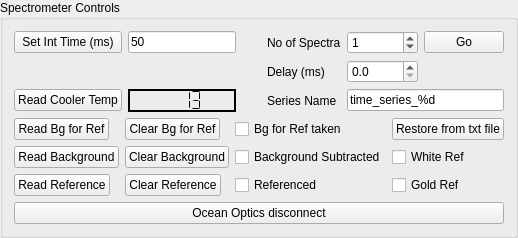
      <widget class="QGroupBox" name="Spectrometer_Group">
       <property name="sizePolicy">
        <sizepolicy hsizetype="Preferred" vsizetype="Fixed">
         <horstretch>0</horstretch>
         <verstretch>0</verstretch>
        </sizepolicy>
       </property>
       <property name="minimumSize">
        <size>
         <width>0</width>
         <height>200</height>
        </size>
       </property>
       <property name="maximumSize">
        <size>
         <width>500</width>
         <height>16777215</height>
        </size>
       </property>
       <property name="title">
        <string>Spectrometer Controls</string>
       </property>
       <layout class="QVBoxLayout" name="verticalLayout_2">
        <item>
         <layout class="QGridLayout" name="gridLayout_2">
          <item row="2" column="3">
           <widget class="QLabel" name="label_4">
            <property name="text">
             <string>Series Name</string>
            </property>
           </widget>
          </item>
          <item row="1" column="3">
           <widget class="QLabel" name="label_3">
            <property name="text">
             <string>Delay (ms)</string>
            </property>
           </widget>
          </item>
          <item row="2" column="4" colspan="2">
           <widget class="QLineEdit" name="time_series_name_lineEdit">
            <property name="text">
             <string>time_series_%d</string>
            </property>
           </widget>
          </item>
          <item row="0" column="5">
           <widget class="QPushButton" name="time_series_pushButton">
            <property name="text">
             <string>Go</string>
            </property>
           </widget>
          </item>
          <item row="1" column="4">
           <widget class="QDoubleSpinBox" name="time_delay_SpinBox">
            <property name="decimals">
             <number>1</number>
            </property>
            <property name="maximum">
             <double>10000.000000000000000</double>
            </property>
           </widget>
          </item>
          <item row="0" column="1">
           <widget class="QLineEdit" name="set_integration_time_LineEdit">
            <property name="sizePolicy">
             <sizepolicy hsizetype="Fixed" vsizetype="Fixed">
              <horstretch>0</horstretch>
              <verstretch>0</verstretch>
             </sizepolicy>
            </property>
            <property name="text">
             <string>50</string>
            </property>
           </widget>
          </item>
          <item row="0" column="0">
           <widget class="QPushButton" name="set_integration_time_push_button">
            <property name="text">
             <string>Set Int Time (ms)</string>
            </property>
           </widget>
          </item>
          <item row="2" column="1">
           <widget class="QLCDNumber" name="tec_temperature_lcdNumber">
            <property name="font">
             <font>
              <underline>false</underline>
              <strikeout>false</strikeout>
             </font>
            </property>
            <property name="frameShape">
             <enum>QFrame::WinPanel</enum>
            </property>
            <property name="frameShadow">
             <enum>QFrame::Plain</enum>
            </property>
            <property name="smallDecimalPoint">
             <bool>false</bool>
            </property>
            <property name="digitCount">
             <number>4</number>
            </property>
            <property name="segmentStyle">
             <enum>QLCDNumber::Flat</enum>
            </property>
            <property name="value" stdset="0">
             <double>13.000000000000000</double>
            </property>
            <property name="intValue" stdset="0">
             <number>13</number>
            </property>
           </widget>
          </item>
          <item row="2" column="0">
           <widget class="QPushButton" name="read_tec_temperature_pushButton">
            <property name="sizePolicy">
             <sizepolicy hsizetype="Fixed" vsizetype="Fixed">
              <horstretch>0</horstretch>
              <verstretch>0</verstretch>
             </sizepolicy>
            </property>
            <property name="text">
             <string>Read Cooler Temp</string>
            </property>
           </widget>
          </item>
          <item row="0" column="3">
           <widget class="QLabel" name="label_2">
            <property name="text">
             <string>No of Spectra</string>
            </property>
           </widget>
          </item>
          <item row="0" column="4">
           <widget class="QSpinBox" name="num_spectra_spinBox">
            <property name="maximum">
             <number>1000</number>
            </property>
            <property name="value">
             <number>1</number>
            </property>
           </widget>
          </item>
          <item row="1" column="2">
           <widget class="QLabel" name="label_9">
            <property name="text">
             <string/>
            </property>
           </widget>
          </item>
         </layout>
        </item>
        <item>
         <layout class="QGridLayout" name="gridLayout_4">
          <item row="0" column="0">
           <widget class="QPushButton" name="read_bkg_for_ref_button">
            <property name="sizePolicy">
             <sizepolicy hsizetype="Fixed" vsizetype="Fixed">
              <horstretch>0</horstretch>
              <verstretch>0</verstretch>
             </sizepolicy>
            </property>
            <property name="text">
             <string>Read Bg for Ref</string>
            </property>
           </widget>
          </item>
          <item row="1" column="1">
           <widget class="QPushButton" name="clear_bkg_button">
            <property name="sizePolicy">
             <sizepolicy hsizetype="Fixed" vsizetype="Fixed">
              <horstretch>0</horstretch>
              <verstretch>0</verstretch>
             </sizepolicy>
            </property>
            <property name="text">
             <string>Clear Background</string>
            </property>
           </widget>
          </item>
          <item row="1" column="0">
           <widget class="QPushButton" name="read_bkg_button">
            <property name="sizePolicy">
             <sizepolicy hsizetype="Fixed" vsizetype="Fixed">
              <horstretch>0</horstretch>
              <verstretch>0</verstretch>
             </sizepolicy>
            </property>
            <property name="text">
             <string>Read Background</string>
            </property>
           </widget>
          </item>
          <item row="2" column="1">
           <widget class="QPushButton" name="clear_ref_button">
            <property name="sizePolicy">
             <sizepolicy hsizetype="Fixed" vsizetype="Fixed">
              <horstretch>0</horstretch>
              <verstretch>0</verstretch>
             </sizepolicy>
            </property>
            <property name="text">
             <string>Clear Reference</string>
            </property>
           </widget>
          </item>
          <item row="2" column="0">
           <widget class="QPushButton" name="read_ref_button">
            <property name="sizePolicy">
             <sizepolicy hsizetype="Fixed" vsizetype="Fixed">
              <horstretch>0</horstretch>
              <verstretch>0</verstretch>
             </sizepolicy>
            </property>
            <property name="text">
             <string>Read Reference</string>
            </property>
           </widget>
          </item>
          <item row="0" column="1">
           <widget class="QPushButton" name="clear_bkg_for_ref_button">
            <property name="sizePolicy">
             <sizepolicy hsizetype="Fixed" vsizetype="Fixed">
              <horstretch>0</horstretch>
              <verstretch>0</verstretch>
             </sizepolicy>
            </property>
            <property name="text">
             <string>Clear Bg for Ref</string>
            </property>
           </widget>
          </item>
          <item row="0" column="2">
           <widget class="QCheckBox" name="background_subtracted_ref">
            <property name="text">
             <string>Bg for Ref taken           </string>
            </property>
           </widget>
          </item>
          <item row="2" column="2">
           <widget class="QCheckBox" name="referenced">
            <property name="sizePolicy">
             <sizepolicy hsizetype="Fixed" vsizetype="Fixed">
              <horstretch>0</horstretch>
              <verstretch>0</verstretch>
             </sizepolicy>
            </property>
            <property name="text">
             <string>Referenced</string>
            </property>
           </widget>
          </item>
          <item row="2" column="3">
           <widget class="QCheckBox" name="gold_ref_checkbox">
            <property name="text">
             <string>Gold Ref</string>
            </property>
           </widget>
          </item>
          <item row="1" column="3">
           <widget class="QCheckBox" name="white_ref_checkbox">
            <property name="text">
             <string>White Ref</string>
            </property>
           </widget>
          </item>
          <item row="1" column="2">
           <widget class="QCheckBox" name="background_subtracted">
            <property name="sizePolicy">
             <sizepolicy hsizetype="Fixed" vsizetype="Fixed">
              <horstretch>0</horstretch>
              <verstretch>0</verstretch>
             </sizepolicy>
            </property>
            <property name="text">
             <string>Background Subtracted</string>
            </property>
           </widget>
          </item>
          <item row="0" column="3">
           <widget class="QPushButton" name="RestoreDFsetting_button">
            <property name="text">
             <string>Restore from txt file</string>
            </property>
           </widget>
          </item>
         </layout>
        </item>
        <item>
         <widget class="QPushButton" name="OO_disconnect_button">
          <property name="text">
           <string>Ocean Optics disconnect</string>
          </property>
         </widget>
        </item>
       </layout>
       <zorder></zorder>
       <zorder>OO_disconnect_button</zorder>
      </widget>
